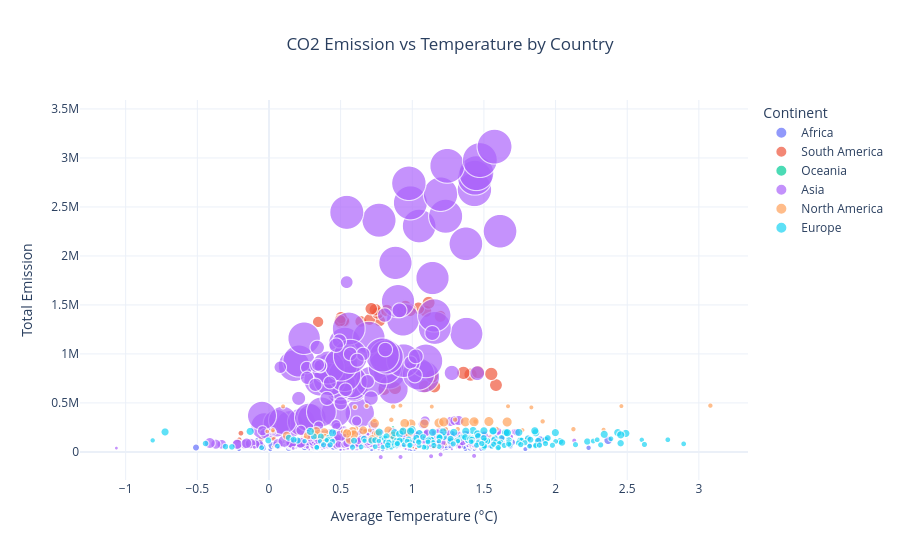

This figure's notebook cell:
### Markdown cell above
### 6B. Bubble Scatter — CO₂ Emission vs Temperature by Country

### Code cell
plot_df = df_clean.copy()
plot_df = plot_df[plot_df["continent"] != "Other"]
plot_df = plot_df.dropna(subset=["Average Temperature °C", "total_emission", "pop_tot", "continent"])
plot_df = plot_df[plot_df["pop_tot"] > 0]

top_countries = (
    plot_df.groupby("Area")["total_emission"]
    .mean()
    .nlargest(40)
    .index
)
plot_df = plot_df[plot_df["Area"].isin(top_countries)]

fig = px.scatter(
    plot_df,
    x="Average Temperature °C",
    y="total_emission",
    size="pop_tot",
    color="continent",
    hover_name="Area",
    hover_data={
        "Year": True,
        "pop_tot": ":,.0f",
        "Average Temperature °C": ":.2f",
        "total_emission": ":,.2f",
        "continent": True
    },
    title="CO2 Emission vs Temperature by Country",
    template="plotly_white",  
    size_max=35,
    opacity=0.7
)

# Optional: force pure white background
fig.update_layout(
    xaxis_title="Average Temperature (°C)",
    yaxis_title="Total Emission",
    legend_title="Continent",
    title_x=0.5,
    plot_bgcolor="white",
    paper_bgcolor="white"
)

fig.show()

### Figure 1 — Plotly figure (JSON) as saved in the notebook; plotly's stock layout.template omitted (floating-point values rounded to 4 significant figures; data arrays with more than 128 entries replaced by an {"elided": "..."} marker saying what was removed)
{"data": [{"customdata": {"elided": "356x3 mixed values"}, "hovertemplate": "<b>%{hovertext}</b><br><br>continent=%{customdata[2]}<br>Average Temperature °C=%{x:.2f}<br>total_emission=%{y:,.2f}<br>pop_tot=%{customdata[1]:,.0f}<br>Year=%{customdata[0]}<extra></extra>", "hovertext": {"elided": "356 str values"}, "legendgroup": "Africa", "marker": {"color": "#636efa", "opacity": 0.7, "size": {"elided": "356 float values"}, "sizemode": "area", "sizeref": 1189000.0, "symbol": "circle"}, "mode": "markers", "name": "Africa", "showlegend": true, "type": "scattergl", "x": {"elided": "356 float values"}, "xaxis": "x", "y": {"elided": "356 float values"}, "yaxis": "y"}, {"customdata": {"elided": "186x3 mixed values"}, "hovertemplate": "<b>%{hovertext}</b><br><br>continent=%{customdata[2]}<br>Average Temperature °C=%{x:.2f}<br>total_emission=%{y:,.2f}<br>pop_tot=%{customdata[1]:,.0f}<br>Year=%{customdata[0]}<extra></extra>", "hovertext": {"elided": "186 str values"}, "legendgroup": "South America", "marker": {"color": "#EF553B", "opacity": 0.7, "size": {"elided": "186 float values"}, "sizemode": "area", "sizeref": 1189000.0, "symbol": "circle"}, "mode": "markers", "name": "South America", "showlegend": true, "type": "scattergl", "x": {"elided": "186 float values"}, "xaxis": "x", "y": {"elided": "186 float values"}, "yaxis": "y"}, {"customdata": [[1990, 17048004, "Oceania"], [1991, 17271085, "Oceania"], [1992, 17462503, "Oceania"], [1993, 17631511, "Oceania"], [1994, 17805504, "Oceania"], [1995, 18002999, "Oceania"], [1996, 18211845, "Oceania"], [1997, 18410251, "Oceania"], [1998, 18601667, "Oceania"], [1999, 18800892, "Oceania"], [2000, 19017963, "Oceania"], [2001, 19248142, "Oceania"], [2002, 19475844, "Oceania"], [2003, 19698999, "Oceania"], [2004, 19925056, "Oceania"], [2005, 20171731, "Oceania"], [2006, 20467031, "Oceania"], [2007, 20830828, "Oceania"], [2008, 21247872, "Oceania"], [2009, 21660892, "Oceania"], [2010, 22019168, "Oceania"], [2011, 22357034, "Oceania"], [2012, 22729269, "Oceania"], [2013, 23111781, "Oceania"], [2014, 23469580, "Oceania"], [2015, 23820236, "Oceania"], [2016, 24195701, "Oceania"], [2017, 24590333, "Oceania"], [2018, 24979231, "Oceania"], [2019, 25357170, "Oceania"], [2020, 25670050, "Oceania"]], "hovertemplate": "<b>%{hovertext}</b><br><br>continent=%{customdata[2]}<br>Average Temperature °C=%{x:.2f}<br>total_emission=%{y:,.2f}<br>pop_tot=%{customdata[1]:,.0f}<br>Year=%{customdata[0]}<extra></extra>", "hovertext": ["Australia", "Australia", "Australia", "Australia", "Australia", "Australia", "Australia", "Australia", "Australia", "Australia", "Australia", "Australia", "Australia", "Australia", "Australia", "Australia", "Australia", "Australia", "Australia", "Australia", "Australia", "Australia", "Australia", "Australia", "Australia", "Australia", "Australia", "Australia", "Australia", "Australia", "Australia"], "legendgroup": "Oceania", "marker": {"color": "#00cc96", "opacity": 0.7, "size": [17050000.0, 17270000.0, 17460000.0, 17630000.0, 17810000.0, 18000000.0, 18210000.0, 18410000.0, 18600000.0, 18800000.0, 19020000.0, 19250000.0, 19480000.0, 19700000.0, 19930000.0, 20170000.0, 20470000.0, 20830000.0, 21250000.0, 21660000.0, 22020000.0, 22360000.0, 22730000.0, 23110000.0, 23470000.0, 23820000.0, 24200000.0, 24590000.0, 24980000.0, 25360000.0, 25670000.0], "sizemode": "area", "sizeref": 1189000.0, "symbol": "circle"}, "mode": "markers", "name": "Oceania", "showlegend": true, "type": "scattergl", "x": [0.6261, 0.7112, 0.2488, 0.481, 0.3403, 0.3086, 0.6424, 0.4539, 1.028, 0.4923, 0.2165, 0.2898, 0.8652, 0.8398, 0.6848, 1.249, 0.6627, 0.92, 0.6206, 1.097, 0.554, 0.2195, 0.4382, 1.463, 1.211, 1.099, 1.148, 1.169, 1.192, 1.51, 1.183], "xaxis": "x", "y": [210900.0, 209400.0, 208700.0, 208500.0, 208200.0, 209100.0, 201400.0, 204500.0, 213000.0, 248500.0, 259400.0, 257100.0, 248100.0, 179700.0, 215600.0, 175100.0, 221200.0, 212700.0, 183000.0, 196200.0, 174200.0, 210700.0, 208300.0, 126300.0, 147600.0, 144900.0, 150000.0, 189600.0, 187700.0, 179000.0, 146100.0], "yaxis": "y"}, {"customdata": {"elided": "372x3 mixed values"}, "hovertemplate": "<b>%{hovertext}</b><br><br>continent=%{customdata[2]}<br>Average Temperature °C=%{x:.2f}<br>total_emission=%{y:,.2f}<br>pop_tot=%{customdata[1]:,.0f}<br>Year=%{customdata[0]}<extra></extra>", "hovertext": {"elided": "372 str values"}, "legendgroup": "Asia", "marker": {"color": "#ab63fa", "opacity": 0.7, "size": {"elided": "372 float values"}, "sizemode": "area", "sizeref": 1189000.0, "symbol": "circle"}, "mode": "markers", "name": "Asia", "showlegend": true, "type": "scattergl", "x": {"elided": "372 float values"}, "xaxis": "x", "y": {"elided": "372 float values"}, "yaxis": "y"}, {"customdata": {"elided": "62x3 mixed values"}, "hovertemplate": "<b>%{hovertext}</b><br><br>continent=%{customdata[2]}<br>Average Temperature °C=%{x:.2f}<br>total_emission=%{y:,.2f}<br>pop_tot=%{customdata[1]:,.0f}<br>Year=%{customdata[0]}<extra></extra>", "hovertext": ["Canada", "Canada", "Canada", "Canada", "Canada", "Canada", "Canada", "Canada", "Canada", "Canada", "Canada", "Canada", "Canada", "Canada", "Canada", "Canada", "Canada", "Canada", "Canada", "Canada", "Canada", "Canada", "Canada", "Canada", "Canada", "Canada", "Canada", "Canada", "Canada", "Canada", "Canada", "Mexico", "Mexico", "Mexico", "Mexico", "Mexico", "Mexico", "Mexico", "Mexico", "Mexico", "Mexico", "Mexico", "Mexico", "Mexico", "Mexico", "Mexico", "Mexico", "Mexico", "Mexico", "Mexico", "Mexico", "Mexico", "Mexico", "Mexico", "Mexico", "Mexico", "Mexico", "Mexico", "Mexico", "Mexico", "Mexico", "Mexico"], "legendgroup": "North America", "marker": {"color": "#FFA15A", "opacity": 0.7, "size": [27660000.0, 28020000.0, 28350000.0, 28670000.0, 28980000.0, 29290000.0, 29590000.0, 29880000.0, 30140000.0, 30400000.0, 30680000.0, 31000000.0, 31320000.0, 31620000.0, 31910000.0, 32220000.0, 32530000.0, 32860000.0, 33220000.0, 33590000.0, 33960000.0, 34320000.0, 34690000.0, 35060000.0, 35400000.0, 35730000.0, 36110000.0, 36550000.0, 37040000.0, 37520000.0, 37890000.0, 81720000.0, 83350000.0, 84990000.0, 86650000.0, 88310000.0, 89970000.0, 91590000.0, 93180000.0, 94770000.0, 96330000.0, 97870000.0, 99390000.0, 100900000.0, 102400000.0, 103900000.0, 105400000.0, 106900000.0, 108300000.0, 109700000.0, 111000000.0, 112500000.0, 114200000.0, 115800000.0, 117300000.0, 118800000.0, 120100000.0, 121500000.0, 122800000.0, 124000000.0, 125100000.0, 126000000.0], "sizemode": "area", "sizeref": 1189000.0, "symbol": "circle"}, "mode": "markers", "name": "North America", "showlegend": true, "type": "scattergl", "x": [-0.01217, 0.5568, 0.02958, 0.5155, 0.5366, 0.671, 0.02708, 0.7035, 2.335, 1.769, 0.9289, 1.831, 0.5997, 1.136, 0.0985, 1.668, 2.459, 0.9172, 0.6818, 0.8668, 3.08, 1.441, 1.91, 0.8537, 0.7366, 1.299, 2.125, 1.588, 0.6081, 1.233, 1.317, 0.3931, 0.2687, 0.1236, 0.3308, 0.7442, 0.7586, 0.5681, 0.3865, 0.8328, 0.5823, 0.6577, 0.5631, 0.7208, 0.8711, 0.3874, 0.8627, 0.8657, 0.5917, 0.5442, 0.9762, 0.3287, 0.9917, 1.084, 0.7372, 0.9469, 1.187, 1.371, 1.535, 1.219, 1.431, 1.662], "xaxis": "x", "y": [209000.0, 207600.0, 208500.0, 209300.0, 212900.0, 214100.0, 221800.0, 220300.0, 226500.0, 222400.0, 224000.0, 454200.0, 457200.0, 462300.0, 464700.0, 465800.0, 467400.0, 472300.0, 469400.0, 462300.0, 472300.0, 309300.0, 311700.0, 328000.0, 327900.0, 329300.0, 232000.0, 234300.0, 236900.0, 232700.0, 232200.0, 163500.0, 165200.0, 167000.0, 171100.0, 181300.0, 185400.0, 191600.0, 201300.0, 219400.0, 214000.0, 219300.0, 123500.0, 130100.0, 141800.0, 141300.0, 154900.0, 164300.0, 178100.0, 188400.0, 198100.0, 209400.0, 286800.0, 287400.0, 291200.0, 291900.0, 296100.0, 306700.0, 310200.0, 305900.0, 307500.0, 305100.0], "yaxis": "y"}, {"customdata": {"elided": "184x3 mixed values"}, "hovertemplate": "<b>%{hovertext}</b><br><br>continent=%{customdata[2]}<br>Average Temperature °C=%{x:.2f}<br>total_emission=%{y:,.2f}<br>pop_tot=%{customdata[1]:,.0f}<br>Year=%{customdata[0]}<extra></extra>", "hovertext": {"elided": "184 str values"}, "legendgroup": "Europe", "marker": {"color": "#19d3f3", "opacity": 0.7, "size": {"elided": "184 float values"}, "sizemode": "area", "sizeref": 1189000.0, "symbol": "circle"}, "mode": "markers", "name": "Europe", "showlegend": true, "type": "scattergl", "x": {"elided": "184 float values"}, "xaxis": "x", "y": {"elided": "184 float values"}, "yaxis": "y"}], "layout": {"legend": {"itemsizing": "constant", "title": {"text": "Continent"}, "tracegroupgap": 0}, "paper_bgcolor": "white", "plot_bgcolor": "white", "title": {"text": "CO2 Emission vs Temperature by Country", "x": 0.5}, "xaxis": {"anchor": "y", "domain": [0, 1], "title": {"text": "Average Temperature (°C)"}}, "yaxis": {"anchor": "x", "domain": [0, 1], "title": {"text": "Total Emission"}}}}
